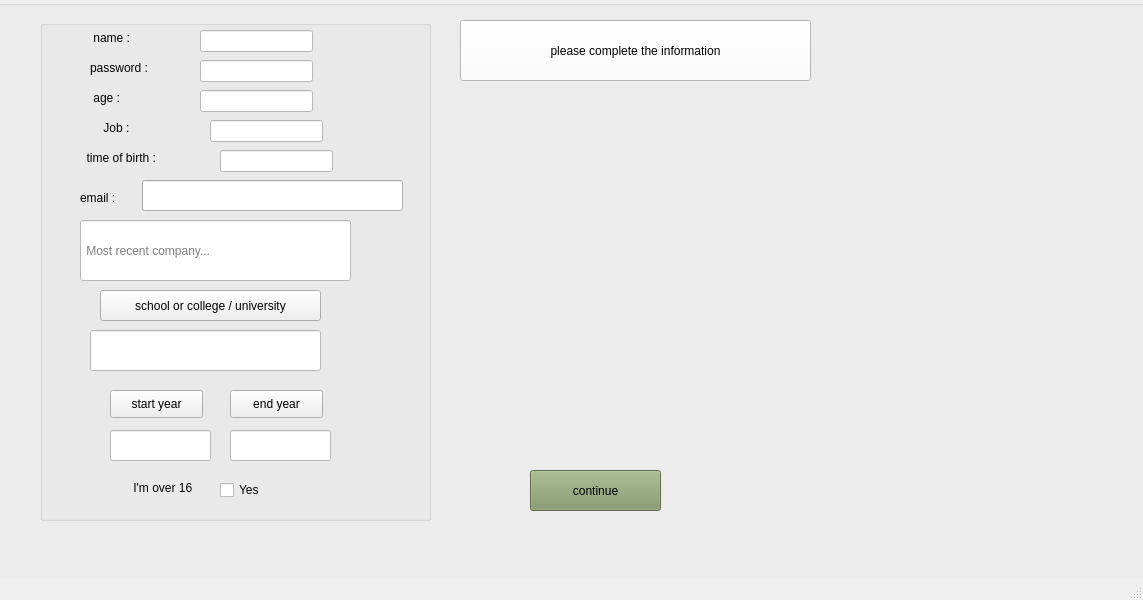
<?xml version="1.0" encoding="UTF-8"?>
<ui version="4.0">
 <class>forthpage</class>
 <widget class="QMainWindow" name="forthpage">
  <property name="geometry">
   <rect>
    <x>0</x>
    <y>0</y>
    <width>1143</width>
    <height>600</height>
   </rect>
  </property>
  <property name="windowTitle">
   <string>MainWindow</string>
  </property>
  <property name="styleSheet">
   <string notr="true"/>
  </property>
  <widget class="QWidget" name="centralwidget">
   <widget class="QGroupBox" name="groupBox">
    <property name="geometry">
     <rect>
      <x>-10</x>
      <y>0</y>
      <width>1211</width>
      <height>591</height>
     </rect>
    </property>
    <property name="styleSheet">
     <string notr="true">background-image: url(:/new/prefix1/photo6.jpg);</string>
    </property>
    <property name="title">
     <string/>
    </property>
    <widget class="QPushButton" name="pushButton_4">
     <property name="geometry">
      <rect>
       <x>470</x>
       <y>20</y>
       <width>351</width>
       <height>61</height>
      </rect>
     </property>
     <property name="styleSheet">
      <string notr="true">font: 10pt &quot;OCR A Extended&quot;;
background-color: rgb(255, 255, 255);</string>
     </property>
     <property name="text">
      <string>please complete the information</string>
     </property>
    </widget>
    <widget class="QGroupBox" name="groupBox_2">
     <property name="geometry">
      <rect>
       <x>50</x>
       <y>20</y>
       <width>391</width>
       <height>501</height>
      </rect>
     </property>
     <property name="title">
      <string/>
     </property>
     <widget class="QLabel" name="age">
      <property name="geometry">
       <rect>
        <x>50</x>
        <y>70</y>
        <width>55</width>
        <height>16</height>
       </rect>
      </property>
      <property name="styleSheet">
       <string notr="true">font: 10pt &quot;2  Arabic Style&quot;;
</string>
      </property>
      <property name="text">
       <string> age :</string>
      </property>
     </widget>
     <widget class="QLineEdit" name="lineEdit_3">
      <property name="geometry">
       <rect>
        <x>180</x>
        <y>130</y>
        <width>113</width>
        <height>22</height>
       </rect>
      </property>
      <property name="styleSheet">
       <string notr="true">background-color: rgb(255, 255, 255);</string>
      </property>
     </widget>
     <widget class="QLabel" name="job">
      <property name="geometry">
       <rect>
        <x>60</x>
        <y>100</y>
        <width>61</width>
        <height>16</height>
       </rect>
      </property>
      <property name="styleSheet">
       <string notr="true">font: 10pt &quot;2  Arabic Style&quot;;
</string>
      </property>
      <property name="text">
       <string> Job :</string>
      </property>
     </widget>
     <widget class="QLineEdit" name="lineEdit">
      <property name="geometry">
       <rect>
        <x>160</x>
        <y>70</y>
        <width>113</width>
        <height>22</height>
       </rect>
      </property>
      <property name="styleSheet">
       <string notr="true">background-color: rgb(255, 255, 255);</string>
      </property>
     </widget>
     <widget class="QLabel" name="label">
      <property name="geometry">
       <rect>
        <x>40</x>
        <y>130</y>
        <width>111</width>
        <height>16</height>
       </rect>
      </property>
      <property name="styleSheet">
       <string notr="true">font: 10pt &quot;2  Arabic Style&quot;;
</string>
      </property>
      <property name="text">
       <string>  time of birth :</string>
      </property>
     </widget>
     <widget class="QLineEdit" name="lineEdit_2">
      <property name="geometry">
       <rect>
        <x>170</x>
        <y>100</y>
        <width>113</width>
        <height>22</height>
       </rect>
      </property>
      <property name="styleSheet">
       <string notr="true">background-color: rgb(255, 255, 255);</string>
      </property>
     </widget>
     <widget class="QPushButton" name="pushButton">
      <property name="geometry">
       <rect>
        <x>60</x>
        <y>270</y>
        <width>221</width>
        <height>31</height>
       </rect>
      </property>
      <property name="styleSheet">
       <string notr="true">font: 9pt &quot;2  Aseman&quot;;</string>
      </property>
      <property name="text">
       <string>school or college / university</string>
      </property>
     </widget>
     <widget class="QPushButton" name="pushButton_3">
      <property name="geometry">
       <rect>
        <x>190</x>
        <y>370</y>
        <width>93</width>
        <height>28</height>
       </rect>
      </property>
      <property name="text">
       <string>end year</string>
      </property>
     </widget>
     <widget class="QPushButton" name="pushButton_2">
      <property name="geometry">
       <rect>
        <x>70</x>
        <y>370</y>
        <width>93</width>
        <height>28</height>
       </rect>
      </property>
      <property name="text">
       <string>start year</string>
      </property>
     </widget>
     <widget class="QLineEdit" name="lineEdit_4">
      <property name="geometry">
       <rect>
        <x>40</x>
        <y>200</y>
        <width>271</width>
        <height>61</height>
       </rect>
      </property>
      <property name="styleSheet">
       <string notr="true">background-color: rgb(255, 255, 255);</string>
      </property>
      <property name="placeholderText">
       <string> Most recent company... </string>
      </property>
     </widget>
     <widget class="QLineEdit" name="lineEdit_5">
      <property name="geometry">
       <rect>
        <x>50</x>
        <y>310</y>
        <width>231</width>
        <height>41</height>
       </rect>
      </property>
      <property name="styleSheet">
       <string notr="true">background-color: rgb(255, 255, 255);</string>
      </property>
     </widget>
     <widget class="QLabel" name="label_2">
      <property name="geometry">
       <rect>
        <x>90</x>
        <y>460</y>
        <width>91</width>
        <height>16</height>
       </rect>
      </property>
      <property name="text">
       <string> I'm over 16 </string>
      </property>
     </widget>
     <widget class="QCheckBox" name="checkBox">
      <property name="geometry">
       <rect>
        <x>180</x>
        <y>460</y>
        <width>81</width>
        <height>20</height>
       </rect>
      </property>
      <property name="text">
       <string>Yes</string>
      </property>
     </widget>
     <widget class="QLineEdit" name="lineEdit_7">
      <property name="geometry">
       <rect>
        <x>190</x>
        <y>410</y>
        <width>101</width>
        <height>31</height>
       </rect>
      </property>
      <property name="styleSheet">
       <string notr="true">background-color: rgb(255, 255, 255);</string>
      </property>
     </widget>
     <widget class="QLineEdit" name="lineEdit_6">
      <property name="geometry">
       <rect>
        <x>70</x>
        <y>410</y>
        <width>101</width>
        <height>31</height>
       </rect>
      </property>
      <property name="styleSheet">
       <string notr="true">background-color: rgb(255, 255, 255);</string>
      </property>
      <property name="placeholderText">
       <string/>
      </property>
     </widget>
     <widget class="QLabel" name="label_3">
      <property name="geometry">
       <rect>
        <x>50</x>
        <y>10</y>
        <width>55</width>
        <height>16</height>
       </rect>
      </property>
      <property name="styleSheet">
       <string notr="true">font: 10pt &quot;MS Shell Dlg 2&quot;;</string>
      </property>
      <property name="text">
       <string> name :</string>
      </property>
     </widget>
     <widget class="QLabel" name="label_4">
      <property name="geometry">
       <rect>
        <x>50</x>
        <y>40</y>
        <width>91</width>
        <height>16</height>
       </rect>
      </property>
      <property name="styleSheet">
       <string notr="true">font: 10pt &quot;MS Shell Dlg 2&quot;;</string>
      </property>
      <property name="text">
       <string>password :</string>
      </property>
     </widget>
     <widget class="QLineEdit" name="lineEdit_8">
      <property name="geometry">
       <rect>
        <x>160</x>
        <y>10</y>
        <width>113</width>
        <height>22</height>
       </rect>
      </property>
      <property name="styleSheet">
       <string notr="true">background-color: rgb(255, 255, 255);</string>
      </property>
     </widget>
     <widget class="QLineEdit" name="lineEdit_9">
      <property name="geometry">
       <rect>
        <x>160</x>
        <y>40</y>
        <width>113</width>
        <height>22</height>
       </rect>
      </property>
      <property name="styleSheet">
       <string notr="true">background-color: rgb(255, 255, 255);</string>
      </property>
     </widget>
     <widget class="QLineEdit" name="lineEdit_10">
      <property name="geometry">
       <rect>
        <x>102</x>
        <y>160</y>
        <width>261</width>
        <height>31</height>
       </rect>
      </property>
     </widget>
     <widget class="QLabel" name="label_5">
      <property name="geometry">
       <rect>
        <x>40</x>
        <y>170</y>
        <width>55</width>
        <height>16</height>
       </rect>
      </property>
      <property name="styleSheet">
       <string notr="true">font: 10pt &quot;MS Shell Dlg 2&quot;;</string>
      </property>
      <property name="text">
       <string>email :</string>
      </property>
     </widget>
    </widget>
    <widget class="QPushButton" name="pushButton_5">
     <property name="geometry">
      <rect>
       <x>540</x>
       <y>470</y>
       <width>131</width>
       <height>41</height>
      </rect>
     </property>
     <property name="styleSheet">
      <string notr="true">font: 11pt &quot;MS Shell Dlg 2&quot;;
background-color: rgb(130, 150, 105);</string>
     </property>
     <property name="text">
      <string>continue</string>
     </property>
    </widget>
   </widget>
  </widget>
  <widget class="QMenuBar" name="menubar">
   <property name="geometry">
    <rect>
     <x>0</x>
     <y>0</y>
     <width>1143</width>
     <height>26</height>
    </rect>
   </property>
  </widget>
  <widget class="QStatusBar" name="statusbar"/>
 </widget>
 <resources/>
 <connections/>
</ui>
